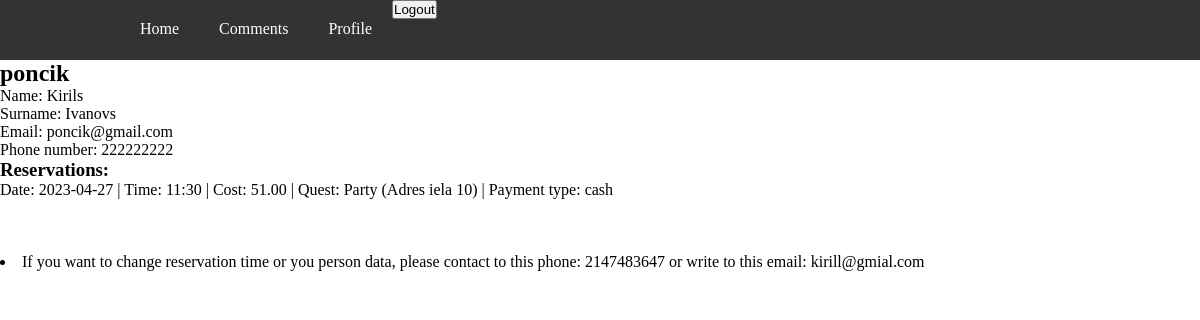
Screenshot of /profile/profile.php (signed in) with the database file from the repository.
### tables this page shows
CREATE TABLE `users` (
  `ID` int(11) NOT NULL,
  `nickname` varchar(128) NOT NULL,
  `password` varchar(128) NOT NULL,
  `email` varchar(128) NOT NULL,
  `name` varchar(128) NOT NULL,
  `surname` varchar(128) NOT NULL,
  `phoneNumber` int(30) NOT NULL
);

CREATE TABLE `reservation` (
  `ID` int(11) NOT NULL,
  `date` date NOT NULL,
  `time` varchar(5) NOT NULL,
  `cost` double(4,2) NOT NULL,
  `payment` varchar(128) NOT NULL,
  `room_id` int(11) NOT NULL,
  `client_id` int(11) NOT NULL
);

CREATE TABLE `quests` (
  `ID` int(11) NOT NULL,
  `name` varchar(128) NOT NULL,
  `adress` varchar(128) NOT NULL,
  `discount` int(2) NOT NULL,
  `peopleAmount` varchar(5) NOT NULL,
  `ageLimit` int(2) NOT NULL,
  `description` text NOT NULL,
  `category` varchar(128) NOT NULL,
  `photoPath` varchar(128) NOT NULL
);

### profile/profile.php (the view, shortened to what this page needs)
<?php
include '../includes/header.php';
include '../includes/dbcon.php';
$user_id = $_SESSION["user_id"];
$user_query = "SELECT * FROM users WHERE id = $user_id";
$user_result = mysqli_query($conn, $user_query);
if (mysqli_num_rows($user_result) > 0) {
  $user_row = mysqli_fetch_assoc($user_result);
  echo "<h2>{$user_row['nickname']}</h2>";
  echo "<p>Name: {$user_row['name']}</p>";
  echo "<p>Surname: {$user_row['surname']}</p>";
  echo "<p>Email: {$user_row['email']}</p>";
  echo "<p>Phone number: {$user_row['phoneNumber']}</p>";
  $reservation_query = "SELECT r.date, r.time, r.cost, r.payment, q.name, q.adress
                        FROM reservation r
                        INNER JOIN quests q ON r.room_id = q.id
                        WHERE r.client_id = $user_id";
  $reservation_result = mysqli_query($conn, $reservation_query);
  if (mysqli_num_rows($reservation_result) > 0) {
    echo "<h3>Reservations:</h3>";
    echo "<ul>";
    while ($reservation_row = mysqli_fetch_assoc($reservation_result)) {
      echo "<li>Date: {$reservation_row['date']} | Time: {$reservation_row['time']} | Cost: {$reservation_row['cost']} | Quest: {$reservation_row['name']} ({$reservation_row['adress']}) | Payment type: {$reservation_row['payment']}</li><br><br>";
    }
    echo "</ul>";
  } else {
    echo "<p>No reservations found.</p>";
  }
  $admin_query = "SELECT phoneNumber,email FROM admin";
  $admin_result = mysqli_query($conn, $admin_query);
  if (mysqli_num_rows($admin_result) > 0) {
    $admin_row = mysqli_fetch_assoc($admin_result);
    echo "<li>If you want to change reservation time or you person data, please contact to this phone: {$admin_row['phoneNumber']} or write to this email: {$admin_row['email']} </li>";
  } else {
    echo "<li>No admin found.</li>";
  }
} else {
  echo "<p>User not found.</p>";
}
?>

### css/header.css (style rules this page uses)
* { margin: 0; padding: 0; }
ul { list-style: none; }
li { float: left; }

### rows the page displays
users: nickname "poncik", name "Kirils", surname "Ivanovs", email "poncik@gmail.com", phoneNumber "222222222"
reservation: date "2023-04-27", time "11:30", cost "51.00", room.name "Party", room.adress "Adres iela 10", payment "cash"

### other values shown
$admin_row['phoneNumber'] "2147483647"
$admin_row['email'] "kirill@gmial.com"
